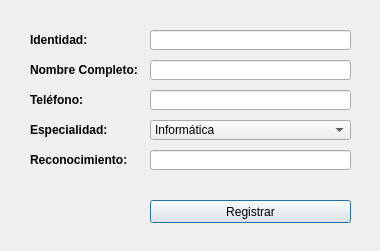
<?xml version="1.0" encoding="UTF-8"?>
<ui version="4.0">
 <class>frmProfesorEmerito</class>
 <widget class="QDialog" name="frmProfesorEmerito">
  <property name="geometry">
   <rect>
    <x>0</x>
    <y>0</y>
    <width>380</width>
    <height>251</height>
   </rect>
  </property>
  <property name="windowTitle">
   <string>Profesor Emérito: Registro</string>
  </property>
  <widget class="QLabel" name="lblIdentidad">
   <property name="geometry">
    <rect>
     <x>30</x>
     <y>32</y>
     <width>61</width>
     <height>16</height>
    </rect>
   </property>
   <property name="font">
    <font>
     <weight>75</weight>
     <bold>true</bold>
    </font>
   </property>
   <property name="text">
    <string>Identidad:</string>
   </property>
   <property name="buddy">
    <cstring>txtIdentidad</cstring>
   </property>
  </widget>
  <widget class="QLabel" name="lblNombre">
   <property name="geometry">
    <rect>
     <x>30</x>
     <y>62</y>
     <width>110</width>
     <height>16</height>
    </rect>
   </property>
   <property name="font">
    <font>
     <weight>75</weight>
     <bold>true</bold>
    </font>
   </property>
   <property name="text">
    <string>Nombre Completo:</string>
   </property>
   <property name="buddy">
    <cstring>txtNombre</cstring>
   </property>
  </widget>
  <widget class="QLabel" name="lblTelefono">
   <property name="geometry">
    <rect>
     <x>30</x>
     <y>93</y>
     <width>60</width>
     <height>13</height>
    </rect>
   </property>
   <property name="font">
    <font>
     <weight>75</weight>
     <bold>true</bold>
    </font>
   </property>
   <property name="text">
    <string>Teléfono:</string>
   </property>
   <property name="buddy">
    <cstring>txtTelefono</cstring>
   </property>
  </widget>
  <widget class="QLabel" name="lblEspecialidad">
   <property name="geometry">
    <rect>
     <x>30</x>
     <y>122</y>
     <width>80</width>
     <height>16</height>
    </rect>
   </property>
   <property name="font">
    <font>
     <weight>75</weight>
     <bold>true</bold>
    </font>
   </property>
   <property name="text">
    <string>Especialidad:</string>
   </property>
   <property name="buddy">
    <cstring>cmbEsoecialidad</cstring>
   </property>
  </widget>
  <widget class="QLabel" name="lblReconocimiento">
   <property name="geometry">
    <rect>
     <x>30</x>
     <y>152</y>
     <width>100</width>
     <height>16</height>
    </rect>
   </property>
   <property name="font">
    <font>
     <weight>75</weight>
     <bold>true</bold>
    </font>
   </property>
   <property name="text">
    <string>Reconocimiento:</string>
   </property>
   <property name="buddy">
    <cstring>txtReconocimiento</cstring>
   </property>
  </widget>
  <widget class="QLineEdit" name="txtIdentidad">
   <property name="geometry">
    <rect>
     <x>150</x>
     <y>30</y>
     <width>201</width>
     <height>20</height>
    </rect>
   </property>
  </widget>
  <widget class="QLineEdit" name="txtNombre">
   <property name="geometry">
    <rect>
     <x>150</x>
     <y>60</y>
     <width>201</width>
     <height>20</height>
    </rect>
   </property>
  </widget>
  <widget class="QLineEdit" name="txtTelefono">
   <property name="geometry">
    <rect>
     <x>150</x>
     <y>90</y>
     <width>201</width>
     <height>20</height>
    </rect>
   </property>
  </widget>
  <widget class="QLineEdit" name="txtReconocimiento">
   <property name="geometry">
    <rect>
     <x>150</x>
     <y>150</y>
     <width>201</width>
     <height>20</height>
    </rect>
   </property>
  </widget>
  <widget class="QComboBox" name="cmbEsoecialidad">
   <property name="geometry">
    <rect>
     <x>150</x>
     <y>120</y>
     <width>201</width>
     <height>20</height>
    </rect>
   </property>
   <item>
    <property name="text">
     <string>Informática</string>
    </property>
   </item>
   <item>
    <property name="text">
     <string>Ingeniería</string>
    </property>
   </item>
   <item>
    <property name="text">
     <string>Literatura</string>
    </property>
   </item>
  </widget>
  <widget class="QPushButton" name="btnRegistrar">
   <property name="geometry">
    <rect>
     <x>150</x>
     <y>200</y>
     <width>201</width>
     <height>23</height>
    </rect>
   </property>
   <property name="text">
    <string>Registrar</string>
   </property>
  </widget>
 </widget>
 <tabstops>
  <tabstop>txtIdentidad</tabstop>
  <tabstop>txtNombre</tabstop>
  <tabstop>txtTelefono</tabstop>
  <tabstop>cmbEsoecialidad</tabstop>
  <tabstop>txtReconocimiento</tabstop>
  <tabstop>btnRegistrar</tabstop>
 </tabstops>
 <resources/>
 <connections/>
</ui>
